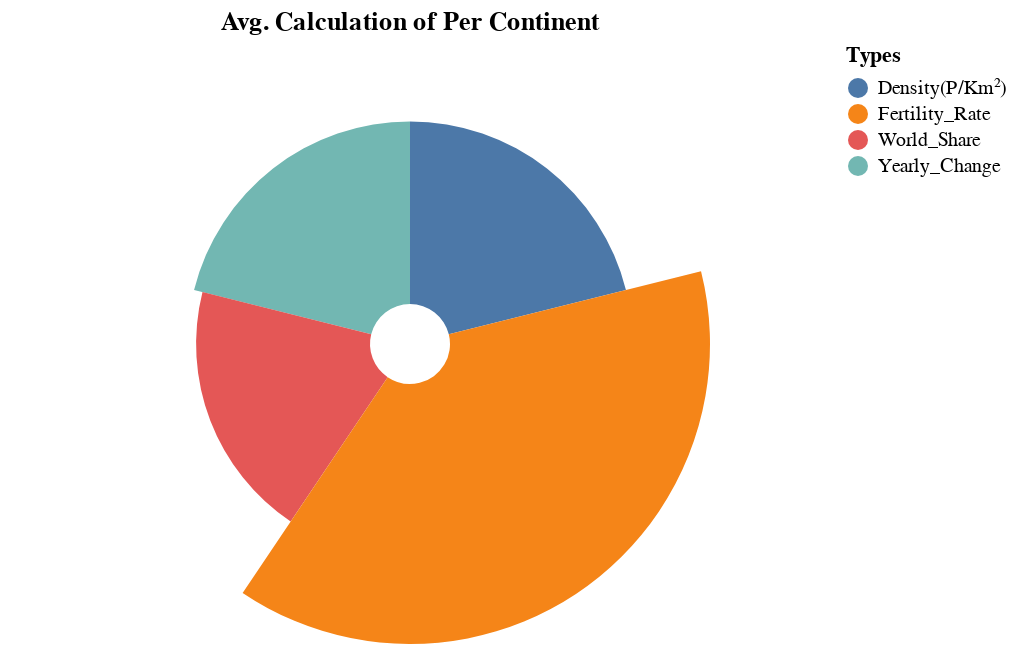

Notebook cell for this chart:
### Code cell
alt.Chart(avg).mark_arc(innerRadius=20).encode(theta=alt.Theta('Asia', stack=True),
                                               radius=alt.Radius('Asia', scale=alt.Scale(type='sqrt', zero=True)),
                                color=alt.Color('Types'),
                                tooltip=['Types', 'Asia']).properties(width=400, title='Avg. Calculation of Per Continent')

### Figure 1 — Vega-Lite specification as saved in the notebook (floating-point values rounded to 4 significant figures)
{"config": {"view": {"continuousWidth": 400, "continuousHeight": 300}}, "data": {"name": "data-b2c3637ae10479ddded0e3f757c92b2a"}, "mark": {"type": "arc", "innerRadius": 20}, "encoding": {"color": {"field": "Types", "type": "nominal"}, "radius": {"field": "Asia", "scale": {"type": "sqrt", "zero": true}, "type": "quantitative"}, "theta": {"field": "Asia", "stack": true, "type": "quantitative"}, "tooltip": [{"field": "Types", "type": "nominal"}, {"field": "Asia", "type": "quantitative"}]}, "title": "Avg. Calculation of Per Continent", "width": 400, "$schema": "https://vega.github.io/schema/vega-lite/v4.17.0.json", "datasets": {"data-b2c3637ae10479ddded0e3f757c92b2a": [{"Types": "Yearly_Change", "Africa": 2.212, "Asia": 1.289, "Europe": 0.08479, "North America": 0.6038, "Oceania": 0.8804, "South America": 1.157}, {"Types": "Density(P/Km²)", "Africa": 2.212, "Asia": 1.289, "Europe": 0.08479, "North America": 0.6038, "Oceania": 0.8804, "South America": 1.157}, {"Types": "World_Share", "Africa": 0.2964, "Asia": 1.191, "Europe": 0.2004, "North America": 0.19, "Oceania": 0.02304, "South America": 0.368}, {"Types": "Fertility_Rate", "Africa": 4.072, "Asia": 2.342, "Europe": 1.319, "North America": 1.36, "Oceania": 1.678, "South America": 2.0}]}}
